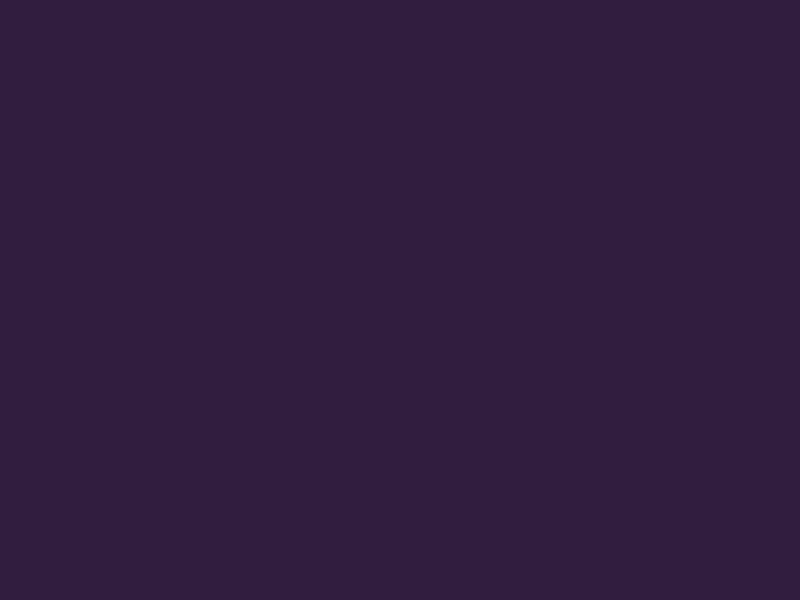
Frame 1 (no input)
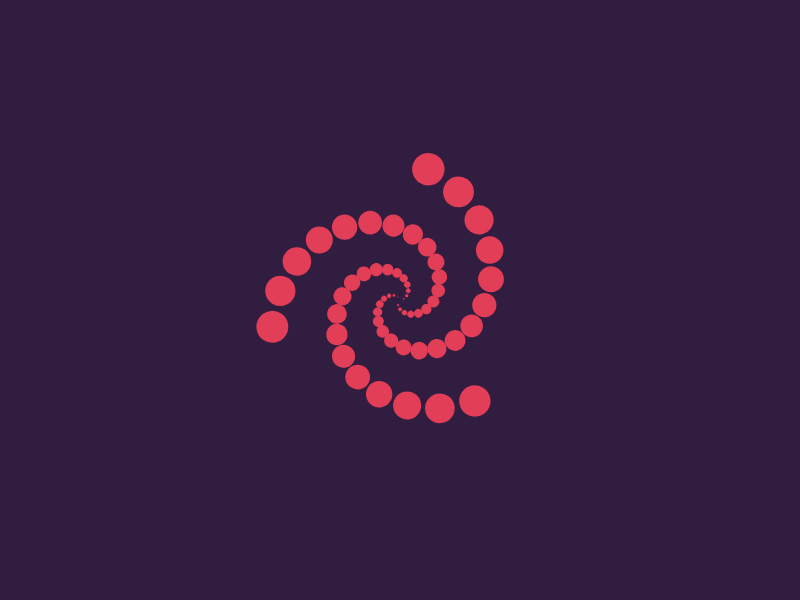
Frame 60 (no input)
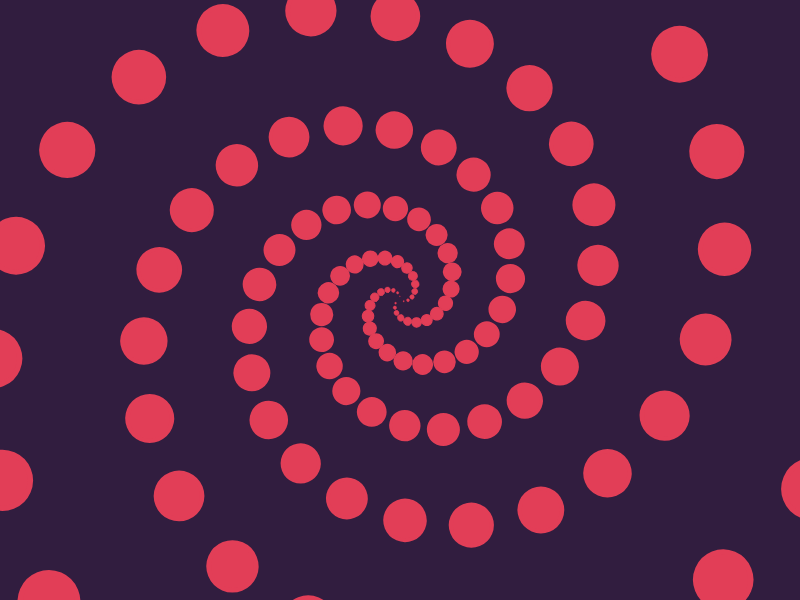
Frame 120 (the mouse pressed at the canvas centre since frame 60)

The p5.js sketch that drew these frames (run headless with seeded random() and noise() and a simulated clock; from frame 60 on, the mouse is pressed at the canvas centre):

// p5.js sketch
// ── sketch.js


var a = 0;
var r = 0;
var c = 1.0053611;
var trail = [];
var x = 0;
var y = 0;
var z = 0;
var angle = 0;
var index = 0;
var shifts = 0;

function setup() {
	createCanvas(800, 600);
	stroke("#E23E57");
	fill("#E23E57");
	frameRate(60);
}

function draw() {
    push();
    background("#311D3F");
    translate(width / 2, height / 2, -50);
    rotate(angle);
    angle += 0.01;

    // Spiral math
    r = a * pow(c, a);
		x += r * cos(a);
    y += r * sin(a);
    a += 2;

	var pos = createVector(x, y);
    trail[index] = pos;

    // This can be improved a lot
    if (index > 200) {
        trail.shift();
        shifts++;
        index--;
        if (shifts == 500) {
            index = -1;
            shifts = 0;
            trail = [];
            x = 0;
            y = 0;
            r = 0;
            a = 0;
        }
    }
    index += 1;

	for (var i = 2; i < trail.length; i++) {
        // noFill();
        strokeWeight(i * 0.05);
        // line(trail[i-1].x, trail[i-1].y, trail[i].x, trail[i].y);
				ellipse(trail[i].x, trail[i].y, i * 0.5, i * 0.5);
        // triangle(trail[i-2].x, trail[i-2].y,trail[i-1].x, trail[i-1].y,trail[i].x, trail[i].y)
	}
    pop();
}
